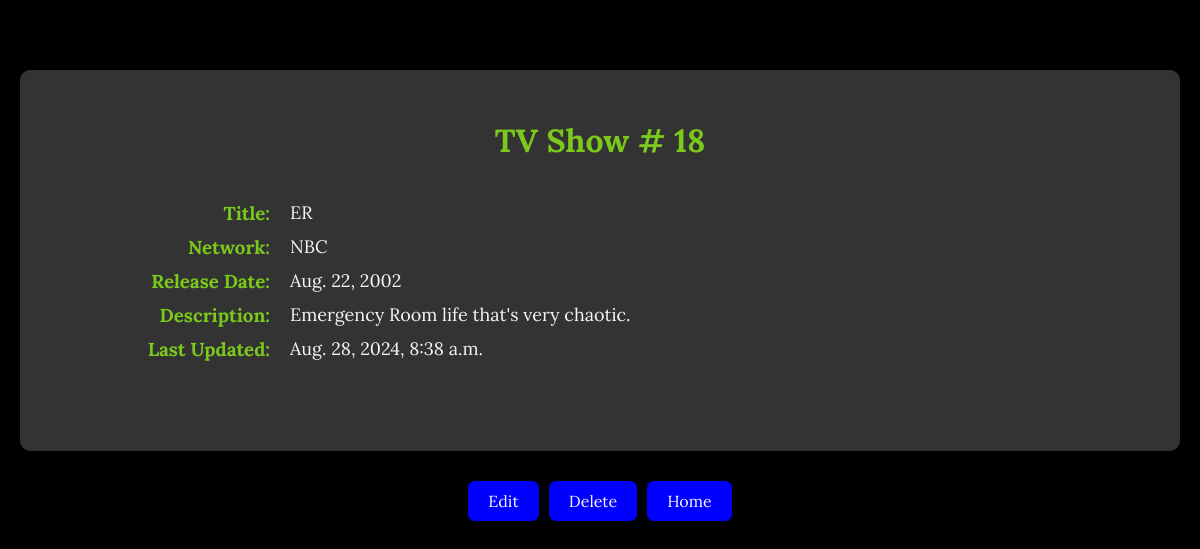
Page /shows/18/show on the committed database.
### semi_restful_validated_app/models.py (models this page shows, shortened)
class Show(models.Model):
    title = models.CharField(max_length=255)
    network = models.CharField(max_length=255)
    release_date = models.DateField()
    description = models.CharField(max_length=255)
    objects = ShowManager()
    created_at = models.DateTimeField(auto_now_add=True)
    updated_at = models.DateTimeField(auto_now=True)

### semi_restful_validated_app/views.py (the view)
# urls.py: path('shows/<int:show_id>/show', views.show, name='show'),  # Display specific show details
def show(request, show_id):
    one_show = Show.objects.get(id=show_id)
    context = {
        'show': one_show
    }
    return render(request, 'tv_show.html', context)

### semi_restful_validated_app/templates/tv_show.html (shortened to what this page needs)
<!DOCTYPE html>
<html lang="en">
<head>
    {% load static %}
    <link rel="stylesheet" href="{% static 'css/tvShow.css' %}">
</head>
<body>
    <div class="container">
        <div class="main">
                <h1>TV Show # {{show.id}}</h1>
                <div class="content">
                    <div>
                        <h3>Title:</h3>
                        <p>{{ show.title }}</p>
                    </div>
                    <div>
                        <h3>Network:</h3>
                        <p>{{ show.network }}</p>
                    </div>
                    <div>
                        <h3>Release Date:</h3>
                        <p>{{ show.release_date }}</p>
                    </div>
                    <div>
                        <h3>Description:</h3>
                        <p>{{ show.description }}</p>
                    </div>
                    <div>
                        <h3>Last Updated:</h3>
                        <p>{{ show.updated_at }}</p>
                    </div>
                </div>
        </div>
        <div class="button-wrapper">
            <a href="{% url 'edit' show.id %}">
                <button class="btn" type="button">Edit</button>
            </a>
            <form method="POST" id="delete_btn" action="{% url 'delete' show.id %}">
                <button type="submit" class="btn"
                    onclick="return confirm('Are you sure you want to delete this show?');">Delete</button>
            </form>
            <button class="btn" type="button" onclick="window.location.href='{% url 'index' %}'">Home</button>
        </div>
    </div>
</body>
</html>

### semi_restful_validated_app/static/css/tvShow.css (style rules this page uses)
* { margin: 0; padding: 0; box-sizing: border-box; font-family: Lora, serif; }
.container { display: flex; flex-direction: column; align-items: center; background-color: black; min-height: 100vh; padding: 20px; }
.main { display: flex; flex-direction: column; margin-top: 50px; background-color: #333; padding: 50px 120px 50px 120px; border-radius: 10px; width: 100%; }
h1 { color: rgb(123, 202, 27); margin: 0 auto; margin-bottom: 40px; }
.content { color: whitesmoke; display: flex; flex-direction: column; margin-bottom: 30px; }
.content > div { display: flex; align-items: flex-start; margin-bottom: 10px; }
h3 { color: rgb(123, 202, 27); margin: 0; min-width: 150px; text-align: right; padding-right: 20px; }
p { margin: 0; flex: 1; font-size: large; }
.button-wrapper { display: flex; justify-content: center; gap: 10px; margin: 30px 0 20px 0; }
.btn { background-color: blue; color: whitesmoke; padding: 10px 20px; border: none; border-radius: 7px; cursor: pointer; font-size: 16px; transition: background-color 0.3s; }

### rows in the picture
Show: id "18", title "ER", network "NBC", release_date "Aug. 22, 2002", description "Emergency Room life that's very chaotic.", updated_at "Aug. 28, 2024, 8:38 a.m."
